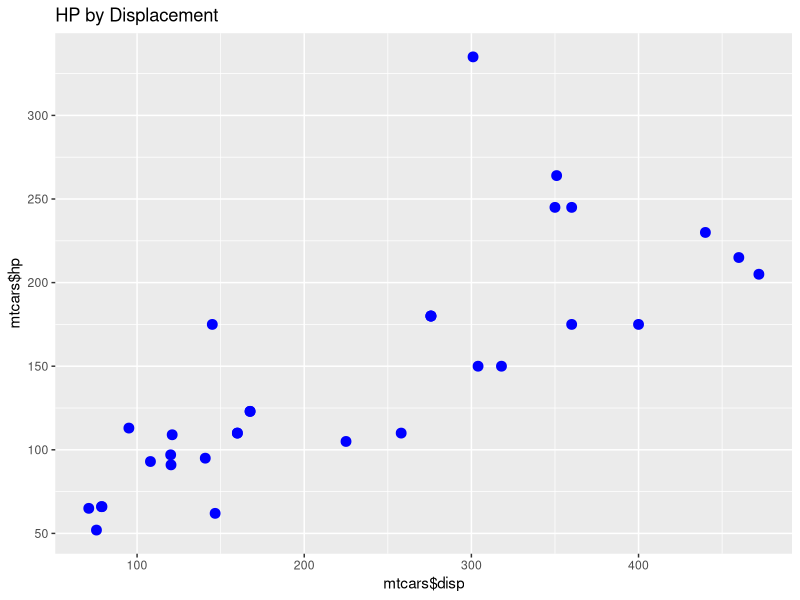
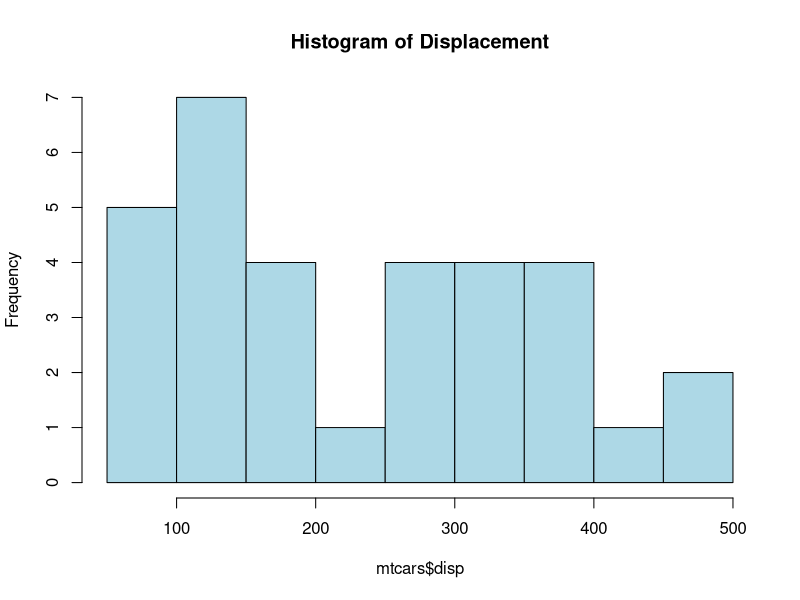
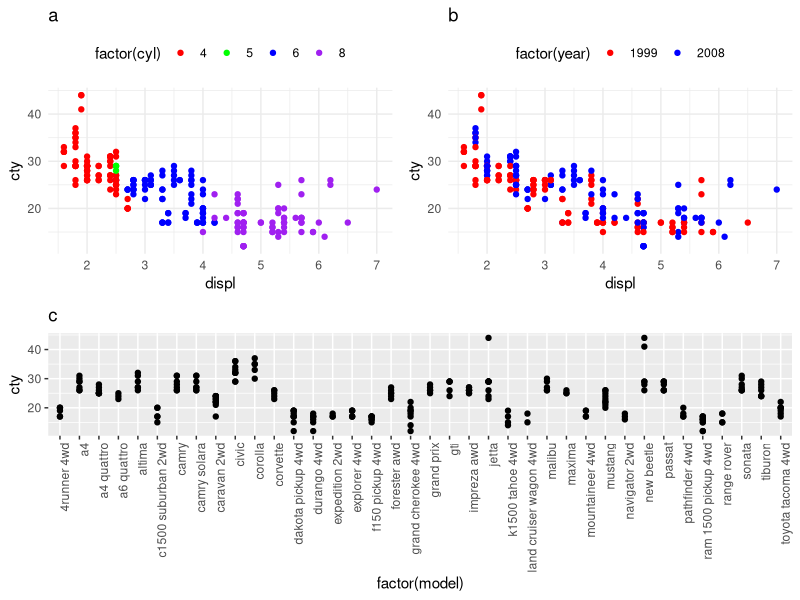
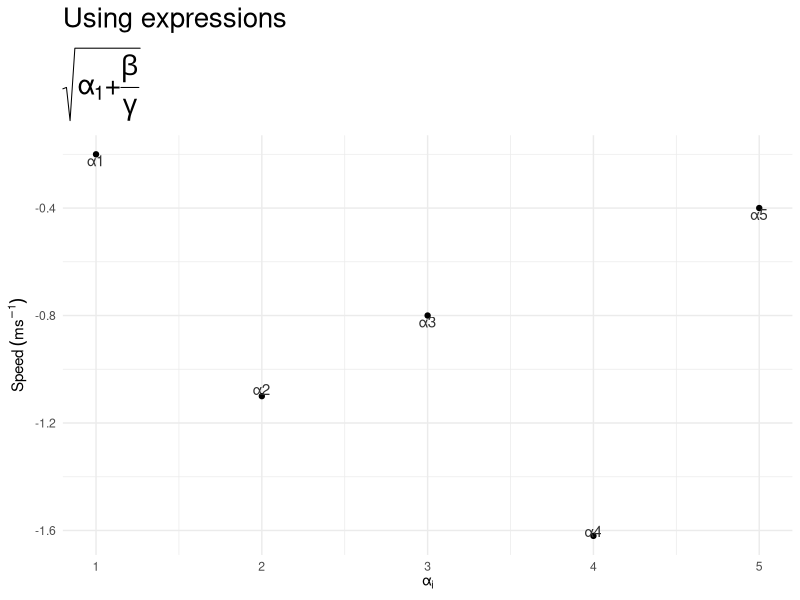
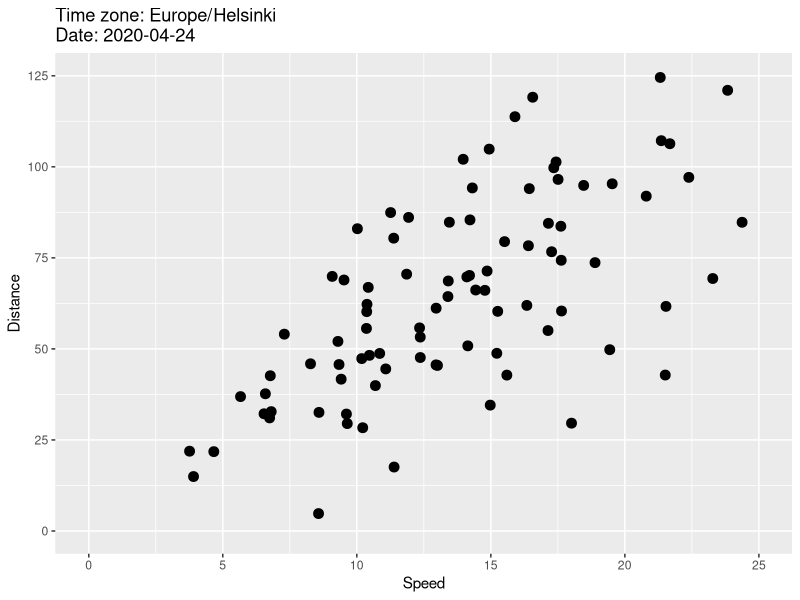

These figures' R source, in order:
#Addl_Task

# Load the necessary libraries
library(ggplot2)
library(png)
library(grid)

# Scatter plot of HP by Displacement with blue dots
ggplot(mtcars, aes(x = disp, y = hp)) +
  geom_point(size = 3, color = "blue") +
  labs(title = "HP by Displacement", x = "mtcars$disp", y = "mtcars$hp") +
  scale_y_continuous(breaks = seq(0, max(mtcars$hp), by = 50)) # Set y-axis breaks # nolint



# Define breaks for histogram that cover the full range of 'disp' in 'mtcars'
breaks_width <- 50 # Set the width of each bin
range_disp <- range(mtcars$disp)
breaks_seq <- seq(from = floor(range_disp[1] / breaks_width) * breaks_width,
                  to = ceiling(range_disp[2] / breaks_width) * breaks_width,
                  by = breaks_width)


# Create the histogram
hist(mtcars$disp, breaks = breaks_seq, col = "lightblue", border = "black",
     main = "Histogram of Displacement", xlab = "mtcars$disp", ylab = "Frequency") # nolint

# #If you want to combine these two use ggplot for both and save it as PNG

# library(patchwork) # nolint

# # Generate the ggplot2 version of the scatter plot
# p1 <- ggplot(mtcars, aes(x = disp, y = hp)) +
#   geom_point(size = 3, color = "blue") +
#   labs(title = "HP by Displacement", x = "mtcars$disp", y = "mtcars$hp") # nolint

# # Generate the ggplot2 version of the histogram
# p2 <- ggplot(mtcars, aes(x = disp)) +
#   geom_histogram(binwidth = 50, fill = "lightblue", color = "black") +
#   labs(title = "Histogram of Displacement", x = "Displacement", y = "Frequency") # nolint

# # Combine the plots side by side
# combined_plot <- p1 + p2 # nolint

# print(combined_plot) # nolint

# # Save the combined plot
# ggsave("combined_plots.png", combined_plot, width = 20, height = 10, units = "cm") #nolint

#e6eg0

# a) Plot with cylinders as a factor
p_a <- ggplot(mpg, aes(x = displ, y = hwy, color = factor(cyl))) +
  geom_point() +
  scale_color_manual(values = c("red", "green", "blue", "purple")) +
  theme_minimal() +
  labs(title = "a", x = "displ", y = "cty", color = "factor(cyl)") +
  theme(legend.position = "top")

# b) Plot with year as a factor
p_b <- ggplot(mpg, aes(x = displ, y = hwy, color = factor(year))) +
  geom_point() +
  scale_color_manual(values = c("red", "blue")) +
  theme_minimal() +
  labs(title = "b", x = "displ", y = "cty", color = "factor(year)") +
  theme(legend.position = "top")

# c) Plot with model as a factor
p_c <- ggplot(mpg, aes(x = model, y = hwy)) +
  geom_point() +
  labs(title = "c", x = "factor(model)", y = "cty") +
  theme(axis.text.x = element_text(angle = 90, hjust = 1))

library(gridExtra)
# Arrange the plots with (a) and (b) on top and (c) at the bottom
grid.arrange(p_a, p_b, p_c, ncol = 2, nrow = 2, layout_matrix = rbind(c(1, 2), c(3, 3))) # nolint

#e6eg1

# Set the seed for reproducibility
set.seed(54321)

# Generate random data
data <- data.frame(
  alpha = 1:5,
  speed = c(-0.2, -1.1, -0.8, -1.62, -0.4)
)

# Create the plot
ggplot(data, aes(x = alpha, y = speed, label = paste0("\u03B1", 1:5))) +
  geom_point() + 
  geom_text(vjust = c(1, -0.1, 1, 0.1, 1), color = "grey20") +  # Adjust label positions # nolint
  labs(
    title = expression("Using expressions"),
    subtitle = expression(sqrt(paste("\u03B1"[1], "+", frac(beta, gamma)))),
    x = expression("\u03B1"[i]),
    y = expression("Speed" ~ (m * s^-1))
  ) +
  scale_y_continuous(breaks = seq(-1.6, -0.4, by = 0.4)) +  # Set y-axis breaks
  theme_minimal() +
  theme(
    plot.title = element_text(size = 20, hjust = 0),
    plot.subtitle = element_text(size = 20, hjust = 0),
    axis.title.x = element_text(face = "italic"),
    axis.title.y = element_text(face = "italic")
  )

#e6eg2

set.seed(54321)
# Generate random data for speed and dist
speed <- rnorm(100, mean = 15, sd = 5)
dist <- speed * rnorm(100, mean = 5, sd = 2)

data <- data.frame(speed, dist)

data <- na.omit(data)

# Create the plot
ggplot(data, aes(x = speed, y = dist)) +
  geom_point(size = 3) +
  labs(title = "Time zone: Europe/Helsinki\nDate: 2020-04-24", x = "Speed", y = "Distance") +#nolint
  scale_x_continuous(breaks = seq(0, 25, by = 5), limits = c(0, 25)) +
  scale_y_continuous(breaks = seq(0, 125, by = 25), limits = c(0, 125))